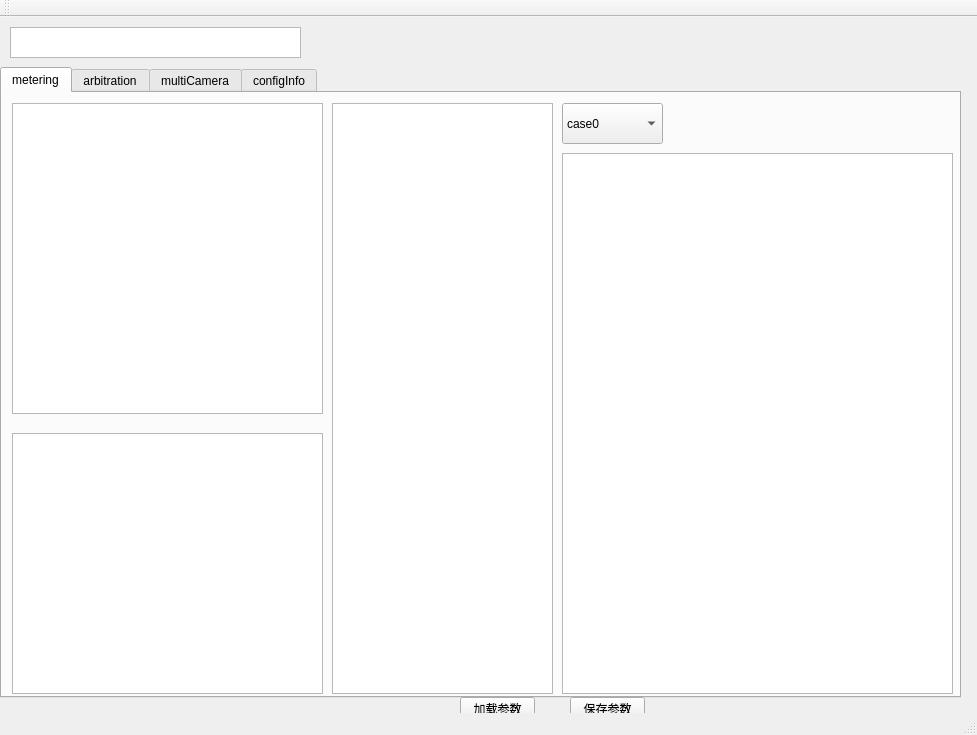
<?xml version="1.0" encoding="UTF-8"?>
<ui version="4.0">
 <class>QtWidgetsApplication1Class</class>
 <widget class="QMainWindow" name="QtWidgetsApplication1Class">
  <property name="geometry">
   <rect>
    <x>0</x>
    <y>0</y>
    <width>977</width>
    <height>735</height>
   </rect>
  </property>
  <property name="windowTitle">
   <string>QtWidgetsApplication1</string>
  </property>
  <widget class="QWidget" name="centralWidget">
   <widget class="QTabWidget" name="tabWidgetAll">
    <property name="geometry">
     <rect>
      <x>0</x>
      <y>50</y>
      <width>961</width>
      <height>631</height>
     </rect>
    </property>
    <property name="currentIndex">
     <number>0</number>
    </property>
    <widget class="QWidget" name="tabMetering">
     <attribute name="title">
      <string>metering</string>
     </attribute>
     <widget class="QTableWidget" name="tableWidgetInt">
      <property name="geometry">
       <rect>
        <x>10</x>
        <y>10</y>
        <width>311</width>
        <height>311</height>
       </rect>
      </property>
     </widget>
     <widget class="QTableWidget" name="tableWidgetBVTh">
      <property name="geometry">
       <rect>
        <x>330</x>
        <y>10</y>
        <width>221</width>
        <height>591</height>
       </rect>
      </property>
     </widget>
     <widget class="QTableWidget" name="tableWidgetHist">
      <property name="geometry">
       <rect>
        <x>560</x>
        <y>60</y>
        <width>391</width>
        <height>541</height>
       </rect>
      </property>
     </widget>
     <widget class="QComboBox" name="comboBox">
      <property name="geometry">
       <rect>
        <x>560</x>
        <y>10</y>
        <width>101</width>
        <height>41</height>
       </rect>
      </property>
      <item>
       <property name="text">
        <string>case0</string>
       </property>
      </item>
      <item>
       <property name="text">
        <string>case1</string>
       </property>
      </item>
      <item>
       <property name="text">
        <string>case2</string>
       </property>
      </item>
      <item>
       <property name="text">
        <string>case3</string>
       </property>
      </item>
      <item>
       <property name="text">
        <string>case4</string>
       </property>
      </item>
      <item>
       <property name="text">
        <string>case5</string>
       </property>
      </item>
      <item>
       <property name="text">
        <string>case6</string>
       </property>
      </item>
      <item>
       <property name="text">
        <string>case7</string>
       </property>
      </item>
      <item>
       <property name="text">
        <string>case8</string>
       </property>
      </item>
      <item>
       <property name="text">
        <string>case9</string>
       </property>
      </item>
     </widget>
     <widget class="QTableWidget" name="tableWidgetHistRatio">
      <property name="geometry">
       <rect>
        <x>10</x>
        <y>340</y>
        <width>311</width>
        <height>261</height>
       </rect>
      </property>
     </widget>
    </widget>
    <widget class="QWidget" name="tabArbitration">
     <attribute name="title">
      <string>arbitration</string>
     </attribute>
     <widget class="QTabWidget" name="tabWidgetTable">
      <property name="geometry">
       <rect>
        <x>10</x>
        <y>10</y>
        <width>801</width>
        <height>611</height>
       </rect>
      </property>
      <property name="currentIndex">
       <number>1</number>
      </property>
      <widget class="QWidget" name="tabTarget">
       <attribute name="title">
        <string>targetTable</string>
       </attribute>
       <widget class="QTabWidget" name="tabTargetMode">
        <property name="geometry">
         <rect>
          <x>10</x>
          <y>100</y>
          <width>791</width>
          <height>491</height>
         </rect>
        </property>
        <property name="currentIndex">
         <number>4</number>
        </property>
        <widget class="QWidget" name="tabNormal">
         <attribute name="title">
          <string>NORMAL</string>
         </attribute>
         <widget class="QTableWidget" name="tableTgNormal">
          <property name="geometry">
           <rect>
            <x>20</x>
            <y>20</y>
            <width>371</width>
            <height>331</height>
           </rect>
          </property>
         </widget>
        </widget>
        <widget class="QWidget" name="tabPreview">
         <attribute name="title">
          <string>PREVIEW</string>
         </attribute>
         <widget class="QTableWidget" name="tableTgPreview">
          <property name="geometry">
           <rect>
            <x>20</x>
            <y>20</y>
            <width>371</width>
            <height>331</height>
           </rect>
          </property>
         </widget>
        </widget>
        <widget class="QWidget" name="tabNight">
         <attribute name="title">
          <string>NIGHT</string>
         </attribute>
         <widget class="QTableWidget" name="tableTgNight">
          <property name="geometry">
           <rect>
            <x>20</x>
            <y>20</y>
            <width>371</width>
            <height>331</height>
           </rect>
          </property>
         </widget>
        </widget>
        <widget class="QWidget" name="tabFace">
         <attribute name="title">
          <string>FACE</string>
         </attribute>
         <widget class="QTableWidget" name="tableTgFace">
          <property name="geometry">
           <rect>
            <x>20</x>
            <y>20</y>
            <width>371</width>
            <height>331</height>
           </rect>
          </property>
         </widget>
        </widget>
        <widget class="QWidget" name="tabSport">
         <attribute name="title">
          <string>SPORT</string>
         </attribute>
         <widget class="QTableWidget" name="tableTgSport">
          <property name="geometry">
           <rect>
            <x>20</x>
            <y>20</y>
            <width>371</width>
            <height>331</height>
           </rect>
          </property>
         </widget>
        </widget>
       </widget>
       <widget class="QTableWidget" name="tableTgMode">
        <property name="geometry">
         <rect>
          <x>10</x>
          <y>10</y>
          <width>571</width>
          <height>81</height>
         </rect>
        </property>
       </widget>
      </widget>
      <widget class="QWidget" name="tabExpo">
       <attribute name="title">
        <string>expoTable</string>
       </attribute>
       <widget class="QTabWidget" name="tabExpoMode">
        <property name="geometry">
         <rect>
          <x>10</x>
          <y>100</y>
          <width>781</width>
          <height>481</height>
         </rect>
        </property>
        <property name="currentIndex">
         <number>3</number>
        </property>
        <widget class="QWidget" name="tabPreAuto">
         <attribute name="title">
          <string>PREVIEW_AUTO</string>
         </attribute>
         <widget class="QTableWidget" name="tableExpoPreAuto">
          <property name="geometry">
           <rect>
            <x>20</x>
            <y>20</y>
            <width>371</width>
            <height>331</height>
           </rect>
          </property>
         </widget>
        </widget>
        <widget class="QWidget" name="tabCapAuto">
         <attribute name="title">
          <string>CAPTURE_AUTO</string>
         </attribute>
         <widget class="QTableWidget" name="tableExpoCapAuto">
          <property name="geometry">
           <rect>
            <x>20</x>
            <y>20</y>
            <width>371</width>
            <height>331</height>
           </rect>
          </property>
         </widget>
        </widget>
        <widget class="QWidget" name="tabCapNight">
         <attribute name="title">
          <string>CAPTURE_NIGHT</string>
         </attribute>
         <widget class="QTableWidget" name="tableExpoCapNight">
          <property name="geometry">
           <rect>
            <x>20</x>
            <y>20</y>
            <width>371</width>
            <height>331</height>
           </rect>
          </property>
         </widget>
        </widget>
        <widget class="QWidget" name="tabCapHdr">
         <attribute name="title">
          <string>CAPTURE_HDR</string>
         </attribute>
         <widget class="QTableWidget" name="tableExpoCapHdr">
          <property name="geometry">
           <rect>
            <x>20</x>
            <y>20</y>
            <width>371</width>
            <height>331</height>
           </rect>
          </property>
         </widget>
        </widget>
       </widget>
       <widget class="QTableWidget" name="tableExpoMode">
        <property name="geometry">
         <rect>
          <x>10</x>
          <y>10</y>
          <width>571</width>
          <height>81</height>
         </rect>
        </property>
       </widget>
      </widget>
     </widget>
    </widget>
    <widget class="QWidget" name="tabMultiCamera">
     <attribute name="title">
      <string>multiCamera</string>
     </attribute>
     <widget class="QTableWidget" name="tableMultiCamCtrl">
      <property name="geometry">
       <rect>
        <x>30</x>
        <y>20</y>
        <width>411</width>
        <height>591</height>
       </rect>
      </property>
     </widget>
    </widget>
    <widget class="QWidget" name="tabconfigInfo">
     <attribute name="title">
      <string>configInfo</string>
     </attribute>
     <widget class="QTableWidget" name="tableConfigInfo">
      <property name="geometry">
       <rect>
        <x>30</x>
        <y>20</y>
        <width>411</width>
        <height>591</height>
       </rect>
      </property>
     </widget>
    </widget>
   </widget>
   <widget class="QPushButton" name="pushButtonLoad">
    <property name="geometry">
     <rect>
      <x>460</x>
      <y>680</y>
      <width>75</width>
      <height>24</height>
     </rect>
    </property>
    <property name="text">
     <string>加载参数</string>
    </property>
   </widget>
   <widget class="QPushButton" name="pushButtonSave">
    <property name="geometry">
     <rect>
      <x>570</x>
      <y>680</y>
      <width>75</width>
      <height>24</height>
     </rect>
    </property>
    <property name="text">
     <string>保存参数</string>
    </property>
   </widget>
   <widget class="QTableWidget" name="tableVersion">
    <property name="geometry">
     <rect>
      <x>10</x>
      <y>10</y>
      <width>291</width>
      <height>31</height>
     </rect>
    </property>
   </widget>
  </widget>
  <widget class="QToolBar" name="mainToolBar">
   <attribute name="toolBarArea">
    <enum>TopToolBarArea</enum>
   </attribute>
   <attribute name="toolBarBreak">
    <bool>false</bool>
   </attribute>
  </widget>
  <widget class="QStatusBar" name="statusBar"/>
 </widget>
 <layoutdefault spacing="6" margin="11"/>
 <resources>
  <include location="qtwidgetsapplication1.qrc"/>
 </resources>
 <connections>
  <connection>
   <sender>pushButtonLoad</sender>
   <signal>clicked(bool)</signal>
   <receiver>QtWidgetsApplication1Class</receiver>
   <slot>on_pushButton_loadParam_clicked()</slot>
   <hints>
    <hint type="sourcelabel">
     <x>497</x>
     <y>719</y>
    </hint>
    <hint type="destinationlabel">
     <x>405</x>
     <y>367</y>
    </hint>
   </hints>
  </connection>
  <connection>
   <sender>pushButtonSave</sender>
   <signal>clicked(bool)</signal>
   <receiver>QtWidgetsApplication1Class</receiver>
   <slot>on_pushButton_saveParam_clicked()</slot>
   <hints>
    <hint type="sourcelabel">
     <x>607</x>
     <y>719</y>
    </hint>
    <hint type="destinationlabel">
     <x>405</x>
     <y>367</y>
    </hint>
   </hints>
  </connection>
  <connection>
   <sender>comboBox</sender>
   <signal>currentIndexChanged(int)</signal>
   <receiver>QtWidgetsApplication1Class</receiver>
   <slot>on_comboBox_swtichWDRCase()</slot>
   <hints>
    <hint type="sourcelabel">
     <x>382</x>
     <y>100</y>
    </hint>
    <hint type="destinationlabel">
     <x>438</x>
     <y>368</y>
    </hint>
   </hints>
  </connection>
 </connections>
 <slots>
  <slot>on_pushButton_loadParam_clicked()</slot>
  <slot>on_pushButton_saveParam_clicked()</slot>
  <slot>on_comboBox_swtichWDRCase()</slot>
 </slots>
</ui>
